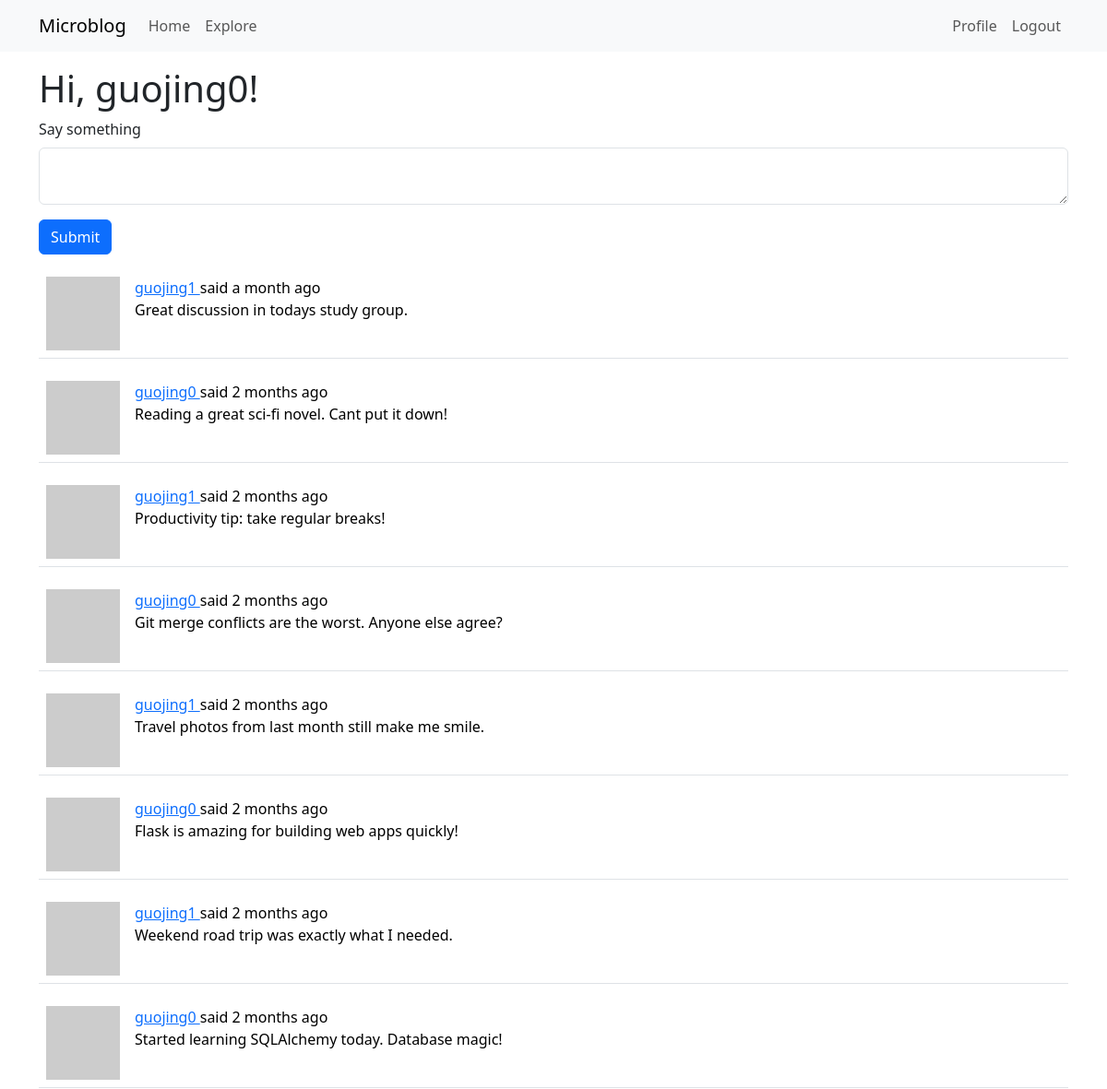
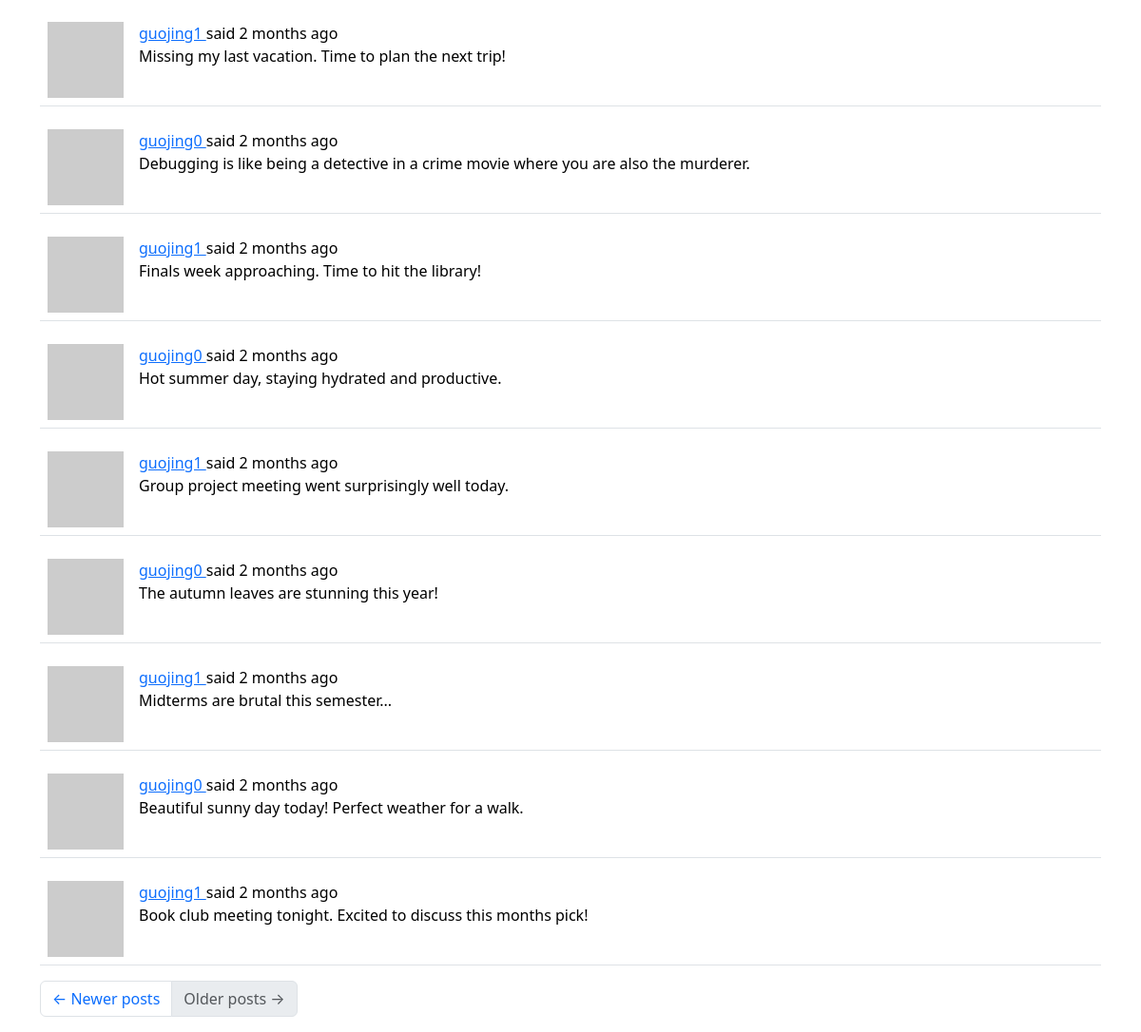
Screenshot of /index?page=2 (signed in) with the database file from the repository (2 pictures, top to bottom).
### app/models.py (models this page shows, shortened)
class User(UserMixin, db.Model):
    id: orm.Mapped[int] = orm.mapped_column(primary_key=True)
    username: orm.Mapped[str] = orm.mapped_column(
        sa.String(64), index=True, unique=True
    )
    email: orm.Mapped[str] = orm.mapped_column(sa.String(120), index=True, unique=True)
    password_hash: orm.Mapped[str | None] = orm.mapped_column(sa.String(256))
    posts: orm.WriteOnlyMapped['Post'] = orm.relationship(back_populates='author')
    about_me: orm.Mapped[str | None] = orm.mapped_column(sa.String(140))
    last_seen: orm.Mapped[datetime | None] = orm.mapped_column(
        default=lambda: datetime.now(UTC)
    )
    following: orm.WriteOnlyMapped['User'] = orm.relationship(
        secondary=followers,
        primaryjoin=(followers.c.follower_id == id),
        secondaryjoin=(followers.c.followed_id == id),
        back_populates='followers',
    )
    followers: orm.WriteOnlyMapped['User'] = orm.relationship(
        secondary=followers,
        primaryjoin=(followers.c.followed_id == id),
        secondaryjoin=(followers.c.follower_id == id),
        back_populates='following',
    )
    def avatar(self, size):
        digest = md5(self.email.lower().encode('utf-8')).hexdigest()
        return f'https://www.gravatar.com/avatar/{digest}?d=identicon&s={size}'
    def following_posts(self):
        Author = orm.aliased(User)
        Follower = orm.aliased(User)
        return (
            sa.select(Post)
            .join(Post.author.of_type(Author))
            .join(Author.followers.of_type(Follower), isouter=True)
            .where(
                sa.or_(
                    Author.id == self.id,  # author's own posts
                    Follower.id == self.id,  # posts from followed users
                )
            )
            .group_by(Post)  # to avoid duplicate posts
            .order_by(Post.timestamp.desc())
        )

class Post(db.Model):
    __searchable__ = ['body']
    id: orm.Mapped[int] = orm.mapped_column(primary_key=True)
    body: orm.Mapped[str] = orm.mapped_column(sa.String(140))
    timestamp: orm.Mapped[datetime] = orm.mapped_column(
        index=True, default=lambda: datetime.now(UTC)
    )
    user_id: orm.Mapped[int] = orm.mapped_column(sa.ForeignKey('user.id'), index=True)
    author: orm.Mapped['User'] = orm.relationship(back_populates='posts')
    language: orm.Mapped[str | None] = orm.mapped_column(sa.String(5))

### app/main/routes.py (the view, shortened to what this page needs)
@bp.route('/', methods=['GET', 'POST'])
@bp.route('/index', methods=['GET', 'POST'])
@login_required
def index():
    form = PostForm()
    page = request.args.get('page', 1, type=int)
    posts = db.paginate(
        current_user.following_posts(),
        page=page,
        per_page=current_app.config['POSTS_PER_PAGE'],
        error_out=False,
    )
    next_url = url_for('main.index', page=posts.next_num) if posts.has_next else None
    prev_url = url_for('main.index', page=posts.prev_num) if posts.has_prev else None
    return render_template(
        'index.html',
        title='Home',
        form=form,
        posts=posts.items,
        next_url=next_url,
        prev_url=prev_url,
    )

### app/main/forms.py
class PostForm(FlaskForm):
    post = TextAreaField(
        _l('Say something'), validators=[DataRequired(), Length(min=1, max=140)]
    )
    submit = SubmitField(_l('Submit'))

### app/__init__.py (called while the page is built)
def get_locale():
    from flask import current_app
    return request.accept_languages.best_match(current_app.config['LANGUAGES'])

### app/main/routes.py (called while the page is built)
@bp.before_app_request
def before_request():
    if current_user.is_authenticated:
        current_user.last_seen = datetime.now(UTC)
        db.session.commit()
    g.locale = str(get_locale())

### app/models.py (called while the page is built)
@login.user_loader
def load_user(id):
    return db.session.get(User, int(id))

### app/templates/index.html
{% extends "base.html" %}
{% import "bootstrap_wtf.html" as wtf %}
{% block content %}
    <h1>{{ _('Hi, %(username)s!', username=current_user.username) }}</h1>
    {% if form %}
        {{ wtf.quick_form(form) }}
    {% endif %}
    {% for post in posts %}
        {% include '_post.html' %}
    {% endfor %}
    <nav aria-label="Post navigation">
        <ul class="pagination">
            <li class="page-item{% if not prev_url %} disabled{% endif %}">
                <a class="page-link" href="{{ prev_url }}">
                    <span aria-hidden="true">&larr;</span> {{ _('Newer posts') }}
                </a>
            </li>
            <li class="page-item{% if not next_url %} disabled{% endif %}">
                <a class="page-link" href="{{ next_url }}">
                    {{ _('Older posts') }} <span aria-hidden="true">&rarr;</span>
                </a>
            </li>
        </ul>
    </nav>
{% endblock %}

### app/templates/_post.html (shortened to what this page needs)
<table class="table table-hover">
    <tr>
        <td width="70px">
            <a href="{{ url_for('main.user', username=post.author.username) }}">
                <img src="{{ post.author.avatar(70) }}" />
            </a>
        </td>
        <td>
            <a href="{{ url_for('main.user', username=post.author.username) }}">
                {{ post.author.username }}
            </a>
            {{ _('said') }} {{ moment(post.timestamp).fromNow() }}
            <br>
            <span id="post{{ post.id }}">{{ post.body }}</span>
        </td>
    </tr>
</table>

### rows the page displays
Post: author.username "guojing1", timestamp "a month ago", body "Great discussion in todays study group."
Post: author.username "guojing0", timestamp "2 months ago", body "Reading a great sci-fi novel. Cant put it down!"
Post: author.username "guojing1", timestamp "2 months ago", body "Productivity tip: take regular breaks!"
Post: author.username "guojing0", timestamp "2 months ago", body "Git merge conflicts are the worst. Anyone else agree?"
Post: author.username "guojing1", timestamp "2 months ago", body "Travel photos from last month still make me smile."
Post: author.username "guojing0", timestamp "2 months ago", body "Flask is amazing for building web apps quickly!"
Post: author.username "guojing1", timestamp "2 months ago", body "Weekend road trip was exactly what I needed."
Post: author.username "guojing0", timestamp "2 months ago", body "Started learning SQLAlchemy today. Database magic!"
Post: author.username "guojing1", timestamp "2 months ago", body "Missing my last vacation. Time to plan the next trip!"
Post: author.username "guojing0", timestamp "2 months ago", body "Debugging is like being a detective in a crime movie where you are also the murderer."
Post: author.username "guojing1", timestamp "2 months ago", body "Finals week approaching. Time to hit the library!"
Post: author.username "guojing0", timestamp "2 months ago", body "Hot summer day, staying hydrated and productive."
Post: author.username "guojing1", timestamp "2 months ago", body "Group project meeting went surprisingly well today."
Post: author.username "guojing0", timestamp "2 months ago", body "The autumn leaves are stunning this year!"
Post: author.username "guojing1", timestamp "2 months ago", body "Midterms are brutal this semester..."
Post: author.username "guojing0", timestamp "2 months ago", body "Beautiful sunny day today! Perfect weather for a walk."
Post: author.username "guojing1", timestamp "2 months ago", body "Book club meeting tonight. Excited to discuss this months pick!"

### other values shown
{{ field.label(class='form-label') }} "Say something"
